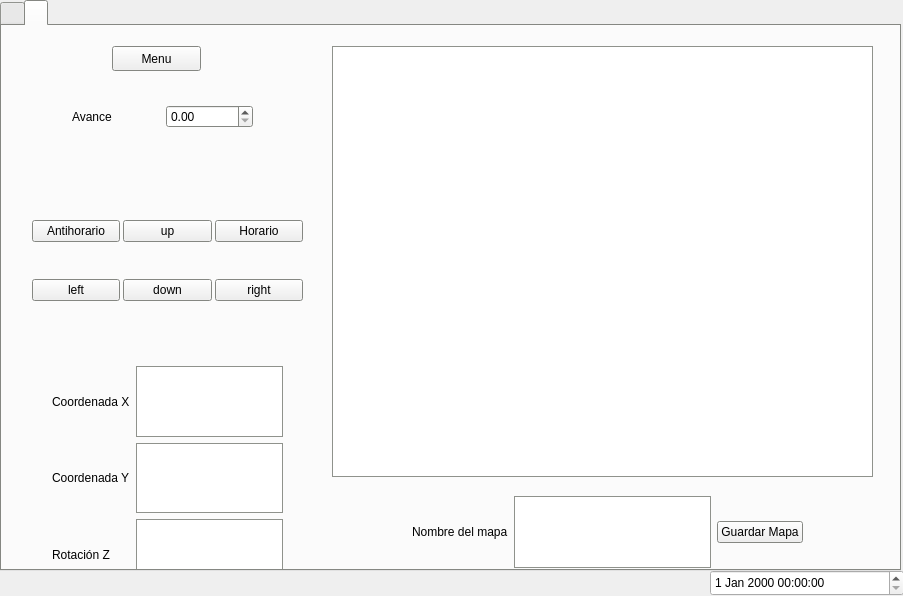
<?xml version="1.0" encoding="UTF-8"?>
<ui version="4.0">
 <class>Interfaz_Tesis</class>
 <widget class="QFrame" name="Interfaz_Tesis">
  <property name="geometry">
   <rect>
    <x>0</x>
    <y>0</y>
    <width>903</width>
    <height>596</height>
   </rect>
  </property>
  <property name="windowTitle">
   <string>Window_Tesis</string>
  </property>
  <widget class="QTabWidget" name="menus">
   <property name="geometry">
    <rect>
     <x>0</x>
     <y>0</y>
     <width>901</width>
     <height>571</height>
    </rect>
   </property>
   <property name="palette">
    <palette>
     <active>
      <colorrole role="Base">
       <brush brushstyle="SolidPattern">
        <color alpha="255">
         <red>255</red>
         <green>255</green>
         <blue>255</blue>
        </color>
       </brush>
      </colorrole>
      <colorrole role="Window">
       <brush brushstyle="SolidPattern">
        <color alpha="255">
         <red>186</red>
         <green>189</green>
         <blue>182</blue>
        </color>
       </brush>
      </colorrole>
     </active>
     <inactive>
      <colorrole role="Base">
       <brush brushstyle="SolidPattern">
        <color alpha="255">
         <red>255</red>
         <green>255</green>
         <blue>255</blue>
        </color>
       </brush>
      </colorrole>
      <colorrole role="Window">
       <brush brushstyle="SolidPattern">
        <color alpha="255">
         <red>186</red>
         <green>189</green>
         <blue>182</blue>
        </color>
       </brush>
      </colorrole>
     </inactive>
     <disabled>
      <colorrole role="Base">
       <brush brushstyle="SolidPattern">
        <color alpha="255">
         <red>186</red>
         <green>189</green>
         <blue>182</blue>
        </color>
       </brush>
      </colorrole>
      <colorrole role="Window">
       <brush brushstyle="SolidPattern">
        <color alpha="255">
         <red>186</red>
         <green>189</green>
         <blue>182</blue>
        </color>
       </brush>
      </colorrole>
     </disabled>
    </palette>
   </property>
   <property name="currentIndex">
    <number>1</number>
   </property>
   <widget class="QWidget" name="ventana_principal">
    <attribute name="title">
     <string/>
    </attribute>
    <widget class="QWidget" name="verticalLayoutWidget">
     <property name="geometry">
      <rect>
       <x>510</x>
       <y>210</y>
       <width>281</width>
       <height>91</height>
      </rect>
     </property>
     <layout class="QVBoxLayout" name="Opciones_Control">
      <property name="spacing">
       <number>10</number>
      </property>
      <property name="sizeConstraint">
       <enum>QLayout::SetMaximumSize</enum>
      </property>
      <item>
       <widget class="QLabel" name="Label_Opciones">
        <property name="enabled">
         <bool>true</bool>
        </property>
        <property name="maximumSize">
         <size>
          <width>16777204</width>
          <height>16777215</height>
         </size>
        </property>
        <property name="layoutDirection">
         <enum>Qt::LeftToRight</enum>
        </property>
        <property name="text">
         <string>Opciones de control</string>
        </property>
        <property name="alignment">
         <set>Qt::AlignCenter</set>
        </property>
       </widget>
      </item>
      <item>
       <widget class="QPushButton" name="Boton_Mapeo">
        <property name="text">
         <string>Mapeo</string>
        </property>
       </widget>
      </item>
      <item>
       <widget class="QPushButton" name="Boton_NavReact">
        <property name="text">
         <string>Navegación Reactiva</string>
        </property>
       </widget>
      </item>
     </layout>
    </widget>
    <widget class="QTextBrowser" name="Autores_Tesis">
     <property name="geometry">
      <rect>
       <x>525</x>
       <y>360</y>
       <width>251</width>
       <height>61</height>
      </rect>
     </property>
     <property name="html">
      <string>&lt;!DOCTYPE HTML PUBLIC &quot;-//W3C//DTD HTML 4.0//EN&quot; &quot;http://www.w3.org/TR/REC-html40/strict.dtd&quot;&gt;
&lt;html&gt;&lt;head&gt;&lt;meta name=&quot;qrichtext&quot; content=&quot;1&quot; /&gt;&lt;style type=&quot;text/css&quot;&gt;
p, li { white-space: pre-wrap; }
&lt;/style&gt;&lt;/head&gt;&lt;body style=&quot; font-family:'Ubuntu'; font-size:11pt; font-weight:400; font-style:normal;&quot;&gt;
&lt;p align=&quot;center&quot; style=&quot; margin-top:0px; margin-bottom:0px; margin-left:0px; margin-right:0px; -qt-block-indent:0; text-indent:0px;&quot;&gt;&lt;span style=&quot; font-weight:600;&quot;&gt;Integrantes:&lt;/span&gt;&lt;/p&gt;
&lt;p align=&quot;center&quot; style=&quot; margin-top:0px; margin-bottom:0px; margin-left:0px; margin-right:0px; -qt-block-indent:0; text-indent:0px;&quot;&gt;Wagner Cabezas&lt;/p&gt;
&lt;p align=&quot;center&quot; style=&quot; margin-top:0px; margin-bottom:0px; margin-left:0px; margin-right:0px; -qt-block-indent:0; text-indent:0px;&quot;&gt;William Juiña&lt;/p&gt;&lt;/body&gt;&lt;/html&gt;</string>
     </property>
    </widget>
    <widget class="QTextBrowser" name="SelloESPE">
     <property name="geometry">
      <rect>
       <x>200</x>
       <y>0</y>
       <width>511</width>
       <height>151</height>
      </rect>
     </property>
     <property name="html">
      <string>&lt;!DOCTYPE HTML PUBLIC &quot;-//W3C//DTD HTML 4.0//EN&quot; &quot;http://www.w3.org/TR/REC-html40/strict.dtd&quot;&gt;
&lt;html&gt;&lt;head&gt;&lt;meta name=&quot;qrichtext&quot; content=&quot;1&quot; /&gt;&lt;style type=&quot;text/css&quot;&gt;
p, li { white-space: pre-wrap; }
&lt;/style&gt;&lt;/head&gt;&lt;body style=&quot; font-family:'Ubuntu'; font-size:11pt; font-weight:400; font-style:normal;&quot;&gt;
&lt;p style=&quot; margin-top:0px; margin-bottom:0px; margin-left:0px; margin-right:0px; -qt-block-indent:0; text-indent:0px;&quot;&gt;&lt;img src=&quot;:/imagenes/espe.png&quot; /&gt;&lt;/p&gt;&lt;/body&gt;&lt;/html&gt;</string>
     </property>
    </widget>
    <widget class="QTextBrowser" name="RobotImagen">
     <property name="geometry">
      <rect>
       <x>70</x>
       <y>160</y>
       <width>360</width>
       <height>360</height>
      </rect>
     </property>
     <property name="html">
      <string>&lt;!DOCTYPE HTML PUBLIC &quot;-//W3C//DTD HTML 4.0//EN&quot; &quot;http://www.w3.org/TR/REC-html40/strict.dtd&quot;&gt;
&lt;html&gt;&lt;head&gt;&lt;meta name=&quot;qrichtext&quot; content=&quot;1&quot; /&gt;&lt;style type=&quot;text/css&quot;&gt;
p, li { white-space: pre-wrap; }
&lt;/style&gt;&lt;/head&gt;&lt;body style=&quot; font-family:'Ubuntu'; font-size:11pt; font-weight:400; font-style:normal;&quot;&gt;
&lt;p style=&quot; margin-top:0px; margin-bottom:0px; margin-left:0px; margin-right:0px; -qt-block-indent:0; text-indent:0px;&quot;&gt;&lt;img src=&quot;:/imagenes/tesis_render.jpeg&quot; /&gt;&lt;/p&gt;&lt;/body&gt;&lt;/html&gt;</string>
     </property>
    </widget>
   </widget>
   <widget class="QWidget" name="ventada_mapeo">
    <attribute name="title">
     <string/>
    </attribute>
    <widget class="QWidget" name="gridLayoutWidget">
     <property name="geometry">
      <rect>
       <x>30</x>
       <y>160</y>
       <width>271</width>
       <height>151</height>
      </rect>
     </property>
     <layout class="QGridLayout" name="Matriz_Controles">
      <property name="spacing">
       <number>3</number>
      </property>
      <item row="0" column="1">
       <widget class="QPushButton" name="Boton_Arriba">
        <property name="text">
         <string>up</string>
        </property>
       </widget>
      </item>
      <item row="1" column="2">
       <widget class="QPushButton" name="Boton_Derecha">
        <property name="text">
         <string>right</string>
        </property>
       </widget>
      </item>
      <item row="1" column="0">
       <widget class="QPushButton" name="Boton_Izquierda">
        <property name="text">
         <string>left</string>
        </property>
       </widget>
      </item>
      <item row="1" column="1">
       <widget class="QPushButton" name="Boton_Abajo">
        <property name="text">
         <string>down</string>
        </property>
       </widget>
      </item>
      <item row="0" column="0">
       <widget class="QPushButton" name="Boton_Antihorario">
        <property name="text">
         <string>Antihorario</string>
        </property>
       </widget>
      </item>
      <item row="0" column="2">
       <widget class="QPushButton" name="Boton_Horario">
        <property name="text">
         <string>Horario</string>
        </property>
       </widget>
      </item>
     </layout>
    </widget>
    <widget class="QWidget" name="horizontalLayoutWidget">
     <property name="geometry">
      <rect>
       <x>70</x>
       <y>70</y>
       <width>181</width>
       <height>41</height>
      </rect>
     </property>
     <layout class="QHBoxLayout" name="Matriz_Parametros">
      <item>
       <widget class="QLabel" name="Label_Avance">
        <property name="text">
         <string>Avance</string>
        </property>
       </widget>
      </item>
      <item>
       <widget class="QDoubleSpinBox" name="Input_Avance"/>
      </item>
     </layout>
    </widget>
    <widget class="QWidget" name="horizontalLayoutWidget_2">
     <property name="geometry">
      <rect>
       <x>410</x>
       <y>470</y>
       <width>391</width>
       <height>72</height>
      </rect>
     </property>
     <layout class="QHBoxLayout" name="Matriz_Mapa">
      <item>
       <widget class="QLabel" name="Label_NombreMapa">
        <property name="text">
         <string>Nombre del mapa</string>
        </property>
       </widget>
      </item>
      <item>
       <widget class="QTextEdit" name="Input_NombreMapa"/>
      </item>
      <item>
       <widget class="QPushButton" name="Boton_Mapa">
        <property name="text">
         <string>Guardar Mapa</string>
        </property>
       </widget>
      </item>
     </layout>
    </widget>
    <widget class="QGraphicsView" name="Graficador_Mapa">
     <property name="geometry">
      <rect>
       <x>330</x>
       <y>20</y>
       <width>541</width>
       <height>431</height>
      </rect>
     </property>
    </widget>
    <widget class="QWidget" name="gridLayoutWidget_2">
     <property name="geometry">
      <rect>
       <x>50</x>
       <y>340</y>
       <width>231</width>
       <height>224</height>
      </rect>
     </property>
     <layout class="QGridLayout" name="Matriz_Coordenadas">
      <item row="2" column="0">
       <widget class="QLabel" name="Label_RZ">
        <property name="text">
         <string>Rotación Z</string>
        </property>
       </widget>
      </item>
      <item row="0" column="0">
       <widget class="QLabel" name="Label_DX">
        <property name="text">
         <string>Coordenada X</string>
        </property>
       </widget>
      </item>
      <item row="1" column="0">
       <widget class="QLabel" name="Label_DY">
        <property name="text">
         <string>Coordenada Y</string>
        </property>
       </widget>
      </item>
      <item row="0" column="1">
       <widget class="QTextEdit" name="Display_X">
        <property name="enabled">
         <bool>true</bool>
        </property>
       </widget>
      </item>
      <item row="1" column="1">
       <widget class="QTextEdit" name="Display_Y"/>
      </item>
      <item row="2" column="1">
       <widget class="QTextEdit" name="Display_Z"/>
      </item>
     </layout>
    </widget>
    <widget class="QPushButton" name="Boton_Menu">
     <property name="geometry">
      <rect>
       <x>110</x>
       <y>20</y>
       <width>89</width>
       <height>25</height>
      </rect>
     </property>
     <property name="text">
      <string>Menu</string>
     </property>
    </widget>
   </widget>
  </widget>
  <widget class="QDateTimeEdit" name="Fecha_Hora">
   <property name="geometry">
    <rect>
     <x>710</x>
     <y>570</y>
     <width>194</width>
     <height>26</height>
    </rect>
   </property>
  </widget>
 </widget>
 <resources>
  <include location="recursos.qrc"/>
 </resources>
 <connections/>
</ui>
